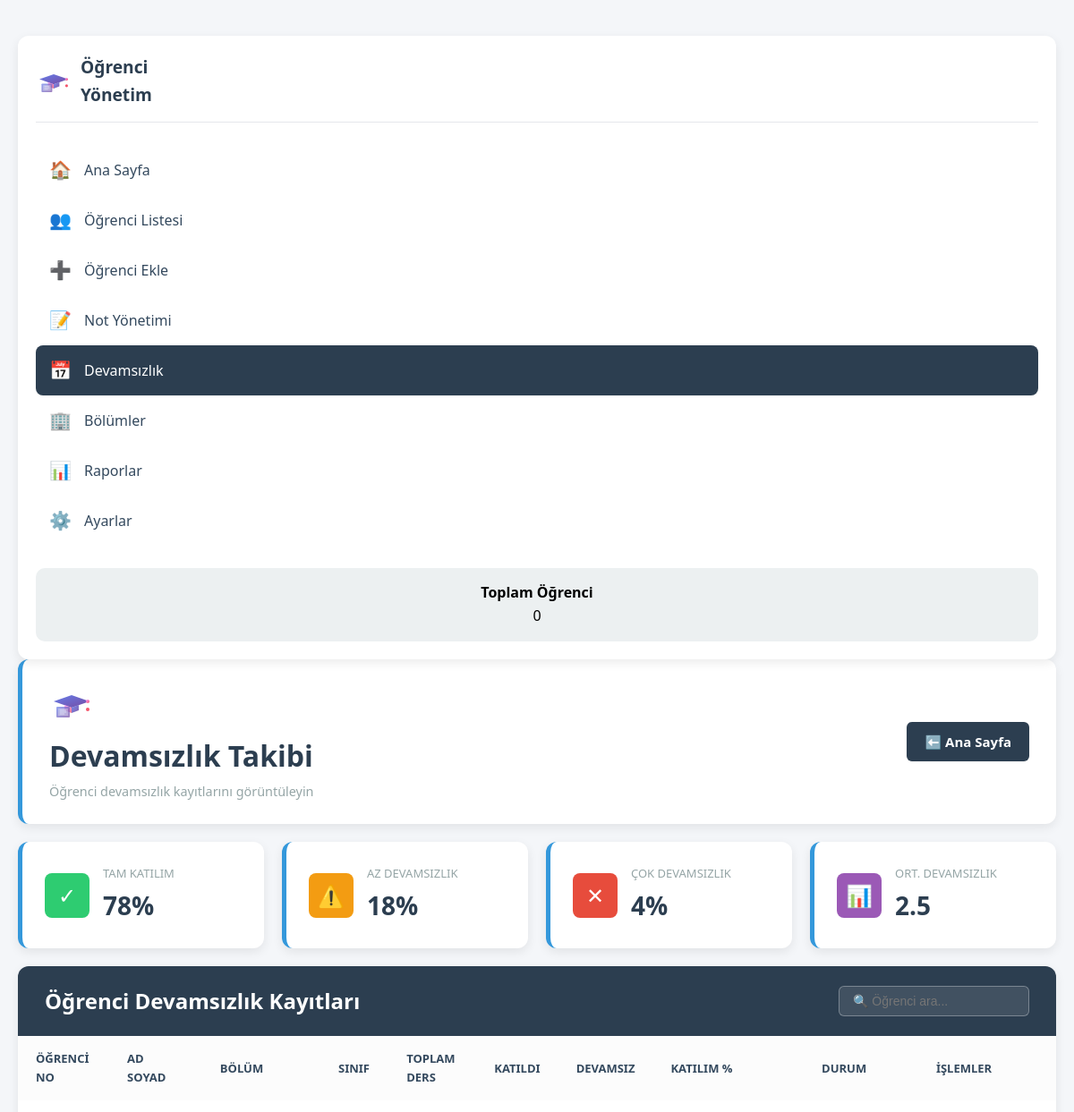
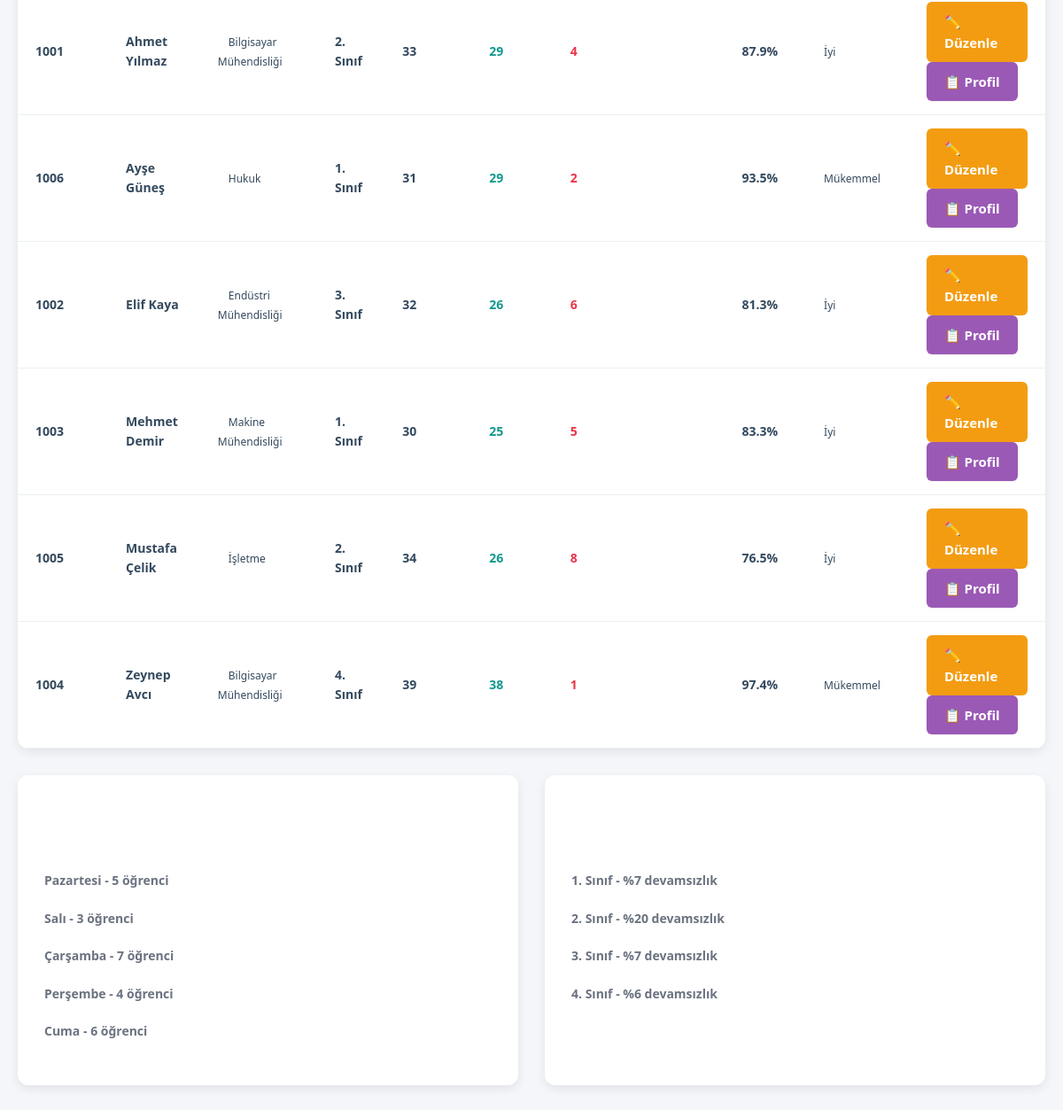
The app's page /index.php?page=attendance with its own data (2 pictures, top to bottom).
### tables this page shows
CREATE TABLE `ogrenciler` (
  `id` int(11) NOT NULL,
  `ad` varchar(100) NOT NULL,
  `soyad` varchar(100) NOT NULL,
  `ogrenci_no` varchar(50) NOT NULL,
  `email` varchar(100) NOT NULL,
  `telefon` varchar(20) DEFAULT NULL,
  `bolum` varchar(100) NOT NULL,
  `sinif` int(11) NOT NULL
);

### controllers/AttendanceController.php (called while the page is built, shortened)
<?php
require_once __DIR__ . '/../models/Attendance.php';
class AttendanceController {
    private $attendanceModel;
    public function __construct() {
        $this->attendanceModel = new Attendance();
    }
    public function index() {
        $attendances = $this->attendanceModel->getAll();
        $stats = $this->attendanceModel->getStats();
        $weekly_trend = $this->attendanceModel->getWeeklyTrend();
        $class_rates = $this->attendanceModel->getClassAttendanceRates();
        require_once __DIR__ . '/../views/attendance/index.php';
    }
}
?>

### config/Database.php (called while the page is built, shortened)
<?php
class Database {
    private static $instance = null;
    private $conn;
    private $host = 'localhost';
    private $user = 'root';
    private $pass = '';
    private $dbname = 'ogrenci_yonetim';
    private function __construct() {
        try {
            $this->conn = new mysqli($this->host, $this->user, $this->pass, $this->dbname);
            $this->conn->set_charset("utf8mb4");
        } catch (Exception $e) {
            $this->handleError($e->getMessage());
        }
    }
    public static function getInstance() {
        if (self::$instance === null) {
            self::$instance = new Database();
        }
        return self::$instance;
    }
    public function getConnection() {
        return $this->conn;
    }
}
?>

### models/Attendance.php (called while the page is built, shortened)
<?php
require_once __DIR__ . '/../config/Database.php';
class Attendance {
    private $conn;
    public function __construct() {
        $this->db = Database::getInstance();
        $this->conn = $this->db->getConnection();
    }
    public function getAll() {
        $sql = "SELECT id, ad, soyad, ogrenci_no, bolum, sinif FROM ogrenciler ORDER BY ad, soyad";
        $result = $this->conn->query($sql);
        $attendances = [];
        if ($result && $result->num_rows > 0) {
            while ($row = $result->fetch_assoc()) {
                $toplam_ders = rand(30, 40);
                $devamsiz = rand(0, 8);
                $katildi = $toplam_ders - $devamsiz;
                $katilim_yuzde = ($katildi / $toplam_ders) * 100;
                $row['toplam_ders'] = $toplam_ders;
                $row['devamsiz'] = $devamsiz;
                $row['katildi'] = $katildi;
                $row['katilim_yuzde'] = $katilim_yuzde;
                $row['durum'] = $this->getDurumByYuzde($katilim_yuzde);
                $row['durum_class'] = $this->getDurumClassByYuzde($katilim_yuzde);
                $attendances[] = $row;
            }
        }
        return $attendances;
    }
    public function getStats() {
        return [
            'tam_katilim' => 78,
            'az_devamsizlik' => 18,
            'cok_devamsizlik' => 4,
            'ortalama_devamsizlik' => 2.5
        ];
    }
    public function getWeeklyTrend() {
        return [
            'Pazartesi' => 5,
            'Salı' => 3,
            'Çarşamba' => 7,
            'Perşembe' => 4,
            'Cuma' => 6
        ];
    }
    public function getClassAttendanceRates() {
        $rates = [];
        for ($i = 1; $i <= 4; $i++) {
            $rates[$i] = rand(5, 25);
        }
        return $rates;
    }
    private function getDurumByYuzde($yuzde) {
        if ($yuzde >= 90) {
            return 'Mükemmel';
        } elseif ($yuzde >= 75) {
            return 'İyi';
        } elseif ($yuzde >= 60) {
            return 'Uyarı';
        } else {
            return 'Tehlikede';
        }
    }
    private function getDurumClassByYuzde($yuzde) {
        if ($yuzde >= 90) {
            return 'success';
        } elseif ($yuzde >= 75) {
            return 'info';
        } elseif ($yuzde >= 60) {
            return 'warning';
        } else {
            return 'danger';
        }
    }
}
?>

### views/attendance/index.php (the view, shortened to what this page needs)
<?php
require_once __DIR__ . '/../layout/header.php';
require_once __DIR__ . '/../layout/sidebar.php';
?>
<div class="header">
    <div class="header-left">
        <img src="public/logo.svg" alt="Logo" class="header-logo">
        <div>
            <h1>Devamsızlık Takibi</h1>
            <p class="header-subtitle">Öğrenci devamsızlık kayıtlarını görüntüleyin</p>
        </div>
    </div>
    <div class="header-actions">
        <a href="index.php" class="btn btn-secondary">
            ⬅️ Ana Sayfa
        </a>
    </div>
</div>
<div class="stats-container">
    <div class="stat-card">
        <div class="stat-icon success">
            ✓
        </div>
        <div class="stat-info">
            <h3>Tam Katılım</h3>
            <div class="stat-value"><?php echo $stats['tam_katilim']; ?>%</div>
        </div>
    </div>
    <div class="stat-card">
        <div class="stat-icon warning">
            ⚠️
        </div>
        <div class="stat-info">
            <h3>Az Devamsızlık</h3>
            <div class="stat-value"><?php echo $stats['az_devamsizlik']; ?>%</div>
        </div>
    </div>
    <div class="stat-card">
        <div class="stat-icon danger">
            ✕
        </div>
        <div class="stat-info">
            <h3>Çok Devamsızlık</h3>
            <div class="stat-value"><?php echo $stats['cok_devamsizlik']; ?>%</div>
        </div>
    </div>
    <div class="stat-card">
        <div class="stat-icon info">
            📊
        </div>
        <div class="stat-info">
            <h3>Ort. Devamsızlık</h3>
            <div class="stat-value"><?php echo $stats['ortalama_devamsizlik']; ?></div>
        </div>
    </div>
</div>
<div class="table-container">
    <div class="table-header">
        <h2>Öğrenci Devamsızlık Kayıtları</h2>
        <div class="search-box">
            <input type="text" id="searchInput" placeholder="🔍 Öğrenci ara..." onkeyup="searchTable()">
        </div>
    </div>
    <div class="table-wrapper">
        <?php if (!empty($attendances)): ?>
            <table id="studentTable">
                <thead>
                    <tr>
                        <th>Öğrenci No</th>
                        <th>Ad Soyad</th>
                        <th>Bölüm</th>
                        <th>Sınıf</th>
                        <th>Toplam Ders</th>
                        <th>Katıldı</th>
                        <th>Devamsız</th>
                        <th>Katılım %</th>
                        <th>Durum</th>
                        <th>İşlemler</th>
                    </tr>
                </thead>
                <tbody>
                    <?php foreach ($attendances as $attendance): ?>
                        <tr>
                            <td><strong><?php echo htmlspecialchars($attendance['ogrenci_no']); ?></strong></td>
                            <td>
                                <strong><?php echo htmlspecialchars($attendance['ad'] . ' ' . $attendance['soyad']); ?></strong>
                            </td>
                            <td>
                                <span class="badge badge-primary">
                                    <?php echo htmlspecialchars($attendance['bolum']); ?>
                                </span>
                            </td>
                            <td><strong><?php echo $attendance['sinif']; ?>. Sınıf</strong></td>
                            <td><strong><?php echo $attendance['toplam_ders']; ?></strong></td>
                            <td><strong style="color: #11998e;"><?php echo $attendance['katildi']; ?></strong></td>
                            <td><strong style="color: #eb3349;"><?php echo $attendance['devamsiz']; ?></strong></td>
                            <td>
                                <div style="display: flex; align-items: center; gap: 8px;">
                                    <strong><?php echo number_format($attendance['katilim_yuzde'], 1); ?>%</strong>
                                </div>
                            </td>
                            <td>
                                <span class="badge badge-<?php echo $attendance['durum_class']; ?>">
                                    <?php echo $attendance['durum']; ?>
                                </span>
                            </td>
                            <td>
                                <div class="actions">
                                    <a href="index.php?page=attendance&action=edit&id=<?php echo $attendance['id']; ?>" class="btn btn-warning btn-sm">
                                        ✏️ Düzenle
                                    </a>
                                    <a href="index.php?page=students&action=profile&id=<?php echo $attendance['id']; ?>" class="btn btn-info btn-sm">
                                        📋 Profil
                                    </a>
                                </div>
                            </td>
                        </tr>
                    <?php endforeach; ?>
                </tbody>
            </table>
        <?php endif; ?>
    </div>
</div>
<div style="display: grid; grid-template-columns: 1fr 1fr; gap: 30px; margin-top: 30px;">
    <div class="table-container">
        <div class="table-header" style="background: var(--info-gradient);">
            <h2>Haftalık Devamsızlık Trendi</h2>
        </div>
        <div style="padding: 30px;">
            <?php
            foreach ($weekly_trend as $gun => $devamsizlik):
            ?>
                <div style="margin-bottom: 20px;">
                    <label style="display: block; color: #6b7280; font-size: 14px; margin-bottom: 8px; font-weight: 600;">
                        <?php echo $gun; ?> - <?php echo $devamsizlik; ?> öğrenci
                    </label>
                </div>
            <?php endforeach; ?>
        </div>
    </div>
    <div class="table-container">
        <div class="table-header" style="background: var(--danger-gradient);">
            <h2>Sınıflara Göre Devamsızlık</h2>
        </div>
        <div style="padding: 30px;">
            <?php foreach ($class_rates as $sinif => $devamsiz_oran): ?>
                <div style="margin-bottom: 20px;">
                    <label style="display: block; color: #6b7280; font-size: 14px; margin-bottom: 8px; font-weight: 600;">
                        <?php echo $sinif; ?>. Sınıf - %<?php echo $devamsiz_oran; ?> devamsızlık
                    </label>
                </div>
            <?php endforeach; ?>
        </div>
    </div>
</div>
<?php require_once __DIR__ . '/../layout/footer.php'; ?>

### public/style.css (style rules this page uses)
* { margin: 0; padding: 0; box-sizing: border-box; }
:root { --primary-color: #3498db; --primary-light: #5dade2; --primary-gradient: linear-gradient(135deg, #3498db 0%, #2980b9 100%); --secondary-color: #ecf0f1; --dark-color: #2c3e50; --text-color: #34495e; --light-bg: #f4f6f9; --success-color: #2ecc71; --danger-color: #e74c3c; --warning-color: #f39c12; --info-color: #9b59b6; --shadow-sm: 0 1px 2px rgba(0, 0, 0, 0.05); --shadow-md: 0 4px 12px rgba(0, 0, 0, 0.08); --shadow-lg: 0 8px 30px rgba(0, 0, 0, 0.15); --transition: all 0.3s cubic-bezier(0.4, 0, 0.2, 1); }
body { font-family: 'Segoe UI', Tahoma, Geneva, Verdana, sans-serif; background: var(--light-bg); min-height: 100vh; padding: 20px; line-height: 1.6; }
.header { background: white; padding: 25px 30px; border-radius: 12px; box-shadow: var(--shadow-md); margin-bottom: 20px; display: flex; justify-content: space-between; align-items: center; border-left: 5px solid var(--primary-color); }
.header h1 { color: var(--dark-color); font-size: 2rem; font-weight: 700; }
.header-subtitle { color: #95a5a6; font-size: 0.9rem; margin-top: 3px; }
.btn { padding: 10px 20px; border: none; border-radius: 6px; font-size: 15px; font-weight: 600; cursor: pointer; text-decoration: none; display: inline-flex; align-items: center; gap: 8px; transition: var(--transition); box-shadow: var(--shadow-sm); }
.btn-warning { background: var(--warning-color); color: white; }
.btn-info { background: var(--info-color); color: white; }
.btn-secondary { background: var(--dark-color); color: white; }
.stats-container { display: grid; grid-template-columns: repeat(auto-fit, minmax(220px, 1fr)); gap: 20px; margin-bottom: 20px; }
.stat-card { background: white; padding: 25px; border-radius: 12px; box-shadow: var(--shadow-md); display: flex; align-items: center; gap: 15px; transition: var(--transition); border-left: 5px solid var(--primary-color); }
.stat-icon { width: 50px; height: 50px; border-radius: 8px; display: flex; align-items: center; justify-content: center; font-size: 24px; color: white; }
.stat-icon.success { background: var(--success-color); }
.stat-icon.warning { background: var(--warning-color); }
.stat-icon.info { background: var(--info-color); }
.stat-icon.danger { background: var(--danger-color); }
.stat-info h3 { color: #95a5a6; font-size: 13px; font-weight: 500; text-transform: uppercase; }
.stat-info .stat-value { color: var(--dark-color); font-size: 28px; font-weight: 700; margin-top: 3px; }
.table-container { background: white; border-radius: 12px; box-shadow: var(--shadow-md); overflow: hidden; margin-bottom: 20px; }
.table-header { background: var(--dark-color); color: white; padding: 20px 30px; display: flex; justify-content: space-between; align-items: center; }
.table-header h2 { font-size: 1.5rem; font-weight: 600; }
.search-box input { padding: 8px 15px; border: 1px solid rgba(255, 255, 255, 0.3); border-radius: 6px; background: rgba(255, 255, 255, 0.1); color: white; font-size: 14px; min-width: 200px; }
table { width: 100%; border-collapse: collapse; }
thead th { padding: 15px 20px; text-align: left; font-weight: 700; color: var(--text-color); font-size: 13px; text-transform: uppercase; background: #fcfcfc; }
tbody tr { border-bottom: 1px solid #ecf0f1; }
tbody td { padding: 15px 20px; color: #34495e; font-size: 14px; }
.badge { padding: 5px 12px; border-radius: 4px; font-size: 12px; }

### records on screen
ogrenciler: ogrenci_no "1001", ad+soyad "Ahmet Yılmaz", bolum "Bilgisayar Mühendisliği", sinif "2", toplam_ders "33", katildi "29", devamsiz "4", katilim_yuzde "87.9", durum "İyi"
ogrenciler: ogrenci_no "1006", ad+soyad "Ayşe Güneş", bolum "Hukuk", sinif "1", toplam_ders "31", katildi "29", devamsiz "2", katilim_yuzde "93.5", durum "Mükemmel"
ogrenciler: ogrenci_no "1002", ad+soyad "Elif Kaya", bolum "Endüstri Mühendisliği", sinif "3", toplam_ders "32", katildi "26", devamsiz "6", katilim_yuzde "81.3", durum "İyi"
ogrenciler: ogrenci_no "1003", ad+soyad "Mehmet Demir", bolum "Makine Mühendisliği", sinif "1", toplam_ders "30", katildi "25", devamsiz "5", katilim_yuzde "83.3", durum "İyi"
ogrenciler: ogrenci_no "1005", ad+soyad "Mustafa Çelik", bolum "İşletme", sinif "2", toplam_ders "34", katildi "26", devamsiz "8", katilim_yuzde "76.5", durum "İyi"
ogrenciler: ogrenci_no "1004", ad+soyad "Zeynep Avcı", bolum "Bilgisayar Mühendisliği", sinif "4", toplam_ders "39", katildi "38", devamsiz "1", katilim_yuzde "97.4", durum "Mükemmel"

### other values on screen
$stats['tam_katilim'] "78"
$stats['az_devamsizlik'] "18"
$stats['cok_devamsizlik'] "4"
$stats['ortalama_devamsizlik'] "2.5"
$gun "Pazartesi"
$devamsizlik "5"
$gun "Salı"
$devamsizlik "3"
$gun "Çarşamba"
$devamsizlik "7"
$gun "Perşembe"
$devamsizlik "4"
$gun "Cuma"
$devamsizlik "6"
$sinif "1"
